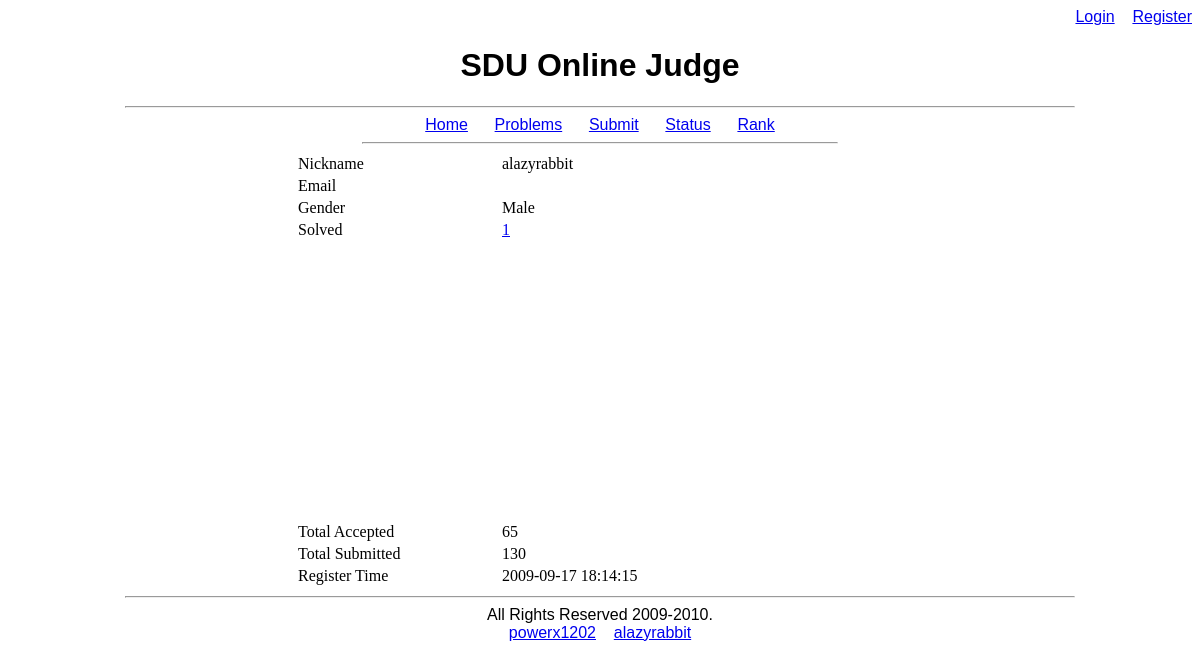
Page /user.php?uid=3 on the earlier database version.
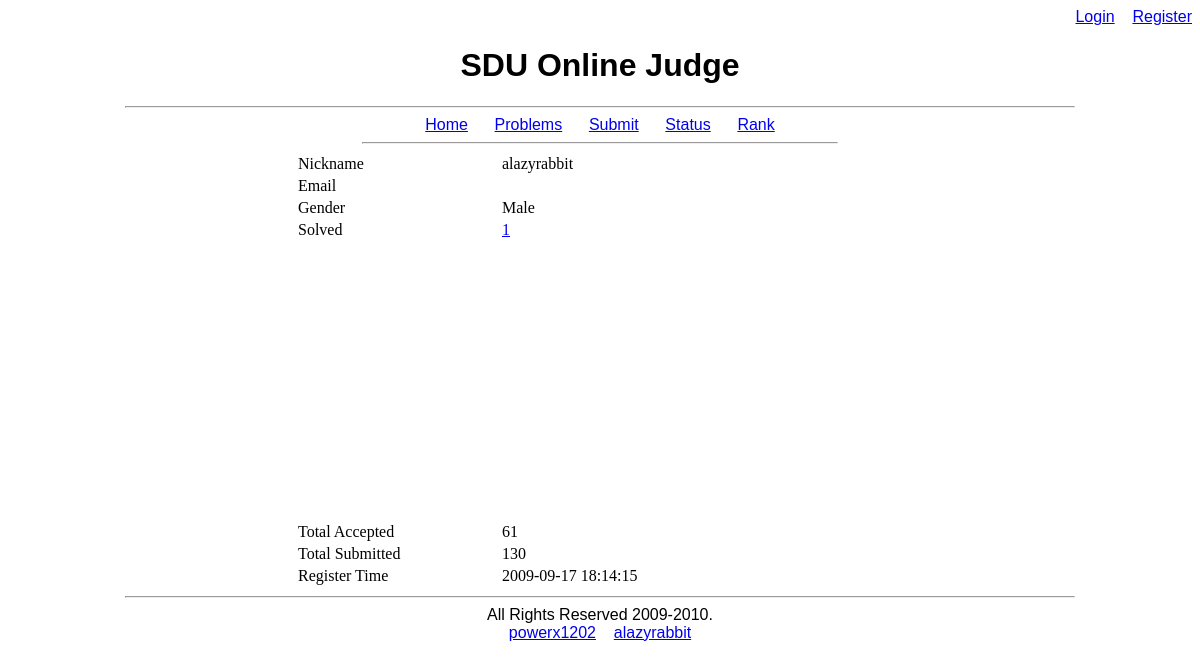
Same page on the later database version.
### tables this page shows
CREATE TABLE `user` (
  `uid` int(10) unsigned NOT NULL AUTO_INCREMENT,
  `username` varchar(32) NOT NULL,
  `email` varchar(128) DEFAULT NULL,
  `nickname` varchar(64) NOT NULL,
  `password` char(32) NOT NULL,
  `school` varchar(32) DEFAULT NULL,
  `gender` tinyint(1) DEFAULT NULL,
  `accepted` int(10) unsigned DEFAULT '0',
  `submitted` int(10) unsigned DEFAULT '0',
  `registerTime` datetime DEFAULT NULL,
  PRIMARY KEY (`uid`),
  UNIQUE KEY `username` (`username`),
  UNIQUE KEY `nickname` (`nickname`)
);

### web/user.php (the view, shortened to what this page needs)
<?php
if(!isset($MAGICAL))
{
	include("index.php");
}
else
{
include("conn.php");
function gen_row($col1, $col2, $width1 = "200", $width2 = "400")
{
	echo "<tr><td width = \"$width1\">$col1</td><td width = \"$width2\">$col2</td></tr>\n";
}
echo "<div align = \"center\">\n<table>\n\n";
if(isset($_GET['uid']))
{
	if($_GET['uid'] > 0)
		$uid = (int)$_GET['uid'];
	else
		alert_and_go_back("User not found!");
}
$sql = "select nickname, email, gender, accepted, submitted, registerTime
   	from user where uid = $uid";
if($result = $conn->query($sql))
{
	if($user = $result->fetch_object())
	{
		gen_row("Nickname", $user->nickname);
		echo "<tr height = \"300\" valign = \"top\"><td>Solved</td><td>";
		$sql = "select distinct pid from status where uid=$uid and judgeStatus=3";
		if($result = $conn->query($sql))
		{
			while($pros = $result->fetch_object())
			{
				echo "<a href=\"problem.php?pid=$pros->pid\">$pros->pid</a>";
			}
		}
		echo "</td></tr>\n";
	}
	else
	{
		alert_and_go_back("User not found!");
	}
}
else
{
	error_log($conn->error." File:".__FILE__."; Line: ".__LINE__."; Sql string: $sql");
	die("Database Error.");
}
echo "</table></div>\n";
}
?>

Differences in the rows shown:
changed user: nickname "alazyrabbit 65 130 2009-09-17 18:14:15" → "alazyrabbit 61 130 2009-09-17 18:14:15"
